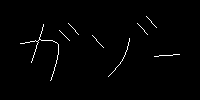

Source code (Python):
import cv2
import numpy as np
import matplotlib.pyplot as plt


# hilditch thining
def hilditch(img):
    # get shape
    H, W, C = img.shape

    # prepare out image
    out = np.zeros((H, W), dtype=np.int)
    out[img[..., 0] > 0] = 1

    # inverse pixel value
    tmp = out.copy()
    _tmp = 1 - tmp

    count = 1
    while count > 0:
        count = 0
        tmp = out.copy()
        _tmp = 1 - tmp

        tmp2 = out.copy()
        _tmp2 = 1 - tmp2
        
        # each pixel
        for y in range(H):
            for x in range(W):
                # skip black pixel
                if out[y, x] < 1:
                    continue
                
                judge = 0
                
                ## condition 1
                if (tmp[y, min(x+1, W-1)] * tmp[max(y-1,0 ), x] * tmp[y, max(x-1, 0)] * tmp[min(y+1, H-1), x]) == 0:
                    judge += 1
                    
                ## condition 2
                c = 0
                c += (_tmp[y, min(x+1, W-1)] - _tmp[y, min(x+1, W-1)] * _tmp[max(y-1, 0), min(x+1, W-1)] * _tmp[max(y-1, 0), x])
                c += (_tmp[max(y-1, 0), x] - _tmp[max(y-1, 0), x] * _tmp[max(y-1, 0), max(x-1, 0)] * _tmp[y, max(x-1, 0)])
                c += (_tmp[y, max(x-1, 0)] - _tmp[y, max(x-1, 0)] * _tmp[min(y+1, H-1), max(x-1, 0)] * _tmp[min(y+1, H-1), x])
                c += (_tmp[min(y+1, H-1), x] - _tmp[min(y+1, H-1), x] * _tmp[min(y+1, H-1), min(x+1, W-1)] * _tmp[y, min(x+1, W-1)])
                if c == 1:
                    judge += 1
                    
                ## condition 3
                if np.sum(tmp[max(y-1, 0) : min(y+2, H), max(x-1, 0) : min(x+2, W)]) >= 3:
                    judge += 1

                ## condition 4
                if np.sum(out[max(y-1, 0) : min(y+2, H), max(x-1, 0) : min(x+2, W)]) >= 2:
                    judge += 1

                ## condition 5
                _tmp2 = 1 - out

                c = 0
                c += (_tmp2[y, min(x+1, W-1)] - _tmp2[y, min(x+1, W-1)] * _tmp2[max(y-1, 0), min(x+1, W-1)] * _tmp2[max(y-1, 0), x])
                c += (_tmp2[max(y-1, 0), x] - _tmp2[max(y-1, 0), x] * (1 - tmp[max(y-1, 0), max(x-1, 0)]) * _tmp2[y, max(x-1, 0)])
                c += (_tmp2[y, max(x-1, 0)] - _tmp2[y, max(x-1, 0)] * _tmp2[min(y+1, H-1), max(x-1, 0)] * _tmp2[min(y+1, H-1), x])
                c += (_tmp2[min(y+1, H-1), x] - _tmp2[min(y+1, H-1), x] * _tmp2[min(y+1, H-1), min(x+1, W-1)] * _tmp2[y, min(x+1, W-1)])
                if c == 1 or (out[max(y-1, 0), max(x-1,0 )] != tmp[max(y-1, 0), max(x-1, 0)]):
                    judge += 1

                c = 0
                c += (_tmp2[y, min(x+1, W-1)] - _tmp2[y, min(x+1, W-1)] * _tmp2[max(y-1, 0), min(x+1, W-1)] * (1 - tmp[max(y-1, 0), x]))
                c += ((1-tmp[max(y-1, 0), x]) - (1 - tmp[max(y-1, 0), x]) * _tmp2[max(y-1, 0), max(x-1, 0)] * _tmp2[y, max(x-1, 0)])
                c += (_tmp2[y, max(x-1,0 )] - _tmp2[y, max(x-1,0 )] * _tmp2[min(y+1, H-1), max(x-1, 0)] * _tmp2[min(y+1, H-1), x])
                c += (_tmp2[min(y+1, H-1), x] - _tmp2[min(y+1, H-1), x] * _tmp2[min(y+1, H-1), min(x+1, W-1)] * _tmp2[y, min(x+1, W-1)])
                if c == 1 or (out[max(y-1, 0), x] != tmp[max(y-1, 0), x]):
                    judge += 1

                c = 0
                c += (_tmp2[y, min(x+1, W-1)] - _tmp2[y, min(x+1, W-1)] * (1 - tmp[max(y-1, 0), min(x+1, W-1)]) * _tmp2[max(y-1, 0), x])
                c += (_tmp2[max(y-1, 0), x] - _tmp2[max(y-1, 0), x] * _tmp2[max(y-1, 0), max(x-1, 0)] * _tmp2[y, max(x-1, 0)])
                c += (_tmp2[y, max(x-1, 0)] - _tmp2[y, max(x-1, 0)] * _tmp2[min(y+1, H-1), max(x-1, 0)] * _tmp2[min(y+1, H-1), x])
                c += (_tmp2[min(y+1, H-1), x] - _tmp2[min(y+1, H-1), x] * _tmp2[min(y+1, H-1), min(x+1, W-1)] * _tmp2[y, min(x+1, W-1)])
                if c == 1 or (out[max(y-1, 0), min(x+1, W-1)] != tmp[max(y-1, 0), min(x+1, W-1)]):
                    judge += 1

                c = 0
                c += (_tmp2[y, min(x+1, W-1)] - _tmp2[y, min(x+1, W-1)] * _tmp2[max(y-1, 0), min(x+1, W-1)] * _tmp2[max(y-1, 0), x])
                c += (_tmp2[max(y-1, 0), x] - _tmp2[max(y-1, 0), x] * _tmp2[max(y-1, 0), max(x-1, 0)] * (1 - tmp[y, max(x-1, 0)]))
                c += ((1 - tmp[y, max(x-1, 0)]) - (1 - tmp[y, max(x-1, 0)]) * _tmp2[min(y+1, H-1), max(x-1, 0)] * _tmp2[min(y+1, H-1), x])
                c += (_tmp2[min(y+1, H-1), x] - _tmp2[min(y+1, H-1), x] * _tmp2[min(y+1, H-1), min(x+1, W-1)] * _tmp2[y, min(x+1, W-1)])
                if c == 1 or (out[y, max(x-1, 0)] != tmp[y, max(x-1, 0)]):
                    judge += 1
                
                if judge >= 8:
                    out[y, x] = 0
                    count += 1
                    
    out = out.astype(np.uint8) * 255

    return out


# Read image
img = cv2.imread("gazo.png").astype(np.float32)

# hilditch thining
out = hilditch(img)

# Save result
cv2.imwrite("out.png", out)
cv2.imshow("result", out)
cv2.waitKey(0)
cv2.destroyAllWindows()
